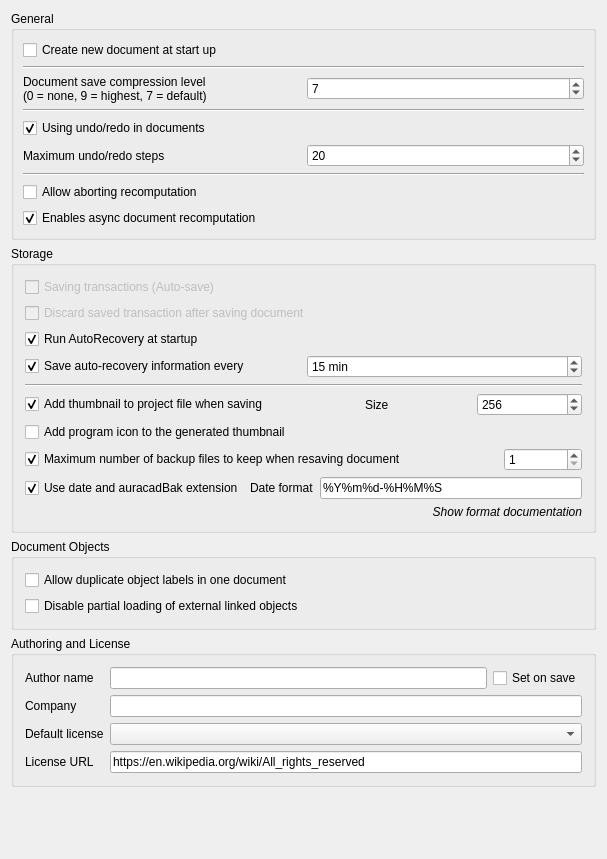
<?xml version="1.0" encoding="UTF-8"?>
<ui version="4.0">
 <class>Gui::Dialog::DlgSettingsDocument</class>
 <widget class="QWidget" name="Gui::Dialog::DlgSettingsDocument">
  <property name="geometry">
   <rect>
    <x>0</x>
    <y>0</y>
    <width>607</width>
    <height>859</height>
   </rect>
  </property>
  <property name="windowTitle">
   <string>Document</string>
  </property>
  <layout class="QGridLayout" name="gridLayout_3">
   <item row="0" column="0">
    <widget class="QGroupBox" name="GroupBox5">
     <property name="title">
      <string>General</string>
     </property>
     <layout class="QGridLayout" name="gridLayout_4">
      <property name="leftMargin">
       <number>9</number>
      </property>
      <property name="topMargin">
       <number>9</number>
      </property>
      <property name="rightMargin">
       <number>9</number>
      </property>
      <property name="bottomMargin">
       <number>9</number>
      </property>
      <property name="spacing">
       <number>6</number>
      </property>
      <item row="0" column="0">
       <widget class="Gui::PreauracadheckBox" name="preauracadheckNewDoc">
        <property name="toolTip">
         <string>The application will create a new document when started</string>
        </property>
        <property name="text">
         <string>Create new document at start up</string>
        </property>
        <property name="checked">
         <bool>false</bool>
        </property>
        <property name="prefEntry" stdset="0">
         <cstring>CreateNewDoc</cstring>
        </property>
        <property name="prefPath" stdset="0">
         <cstring>Document</cstring>
        </property>
       </widget>
      </item>
      <item row="1" column="0">
       <widget class="Line" name="line1">
        <property name="frameShape">
         <enum>QFrame::HLine</enum>
        </property>
        <property name="frameShadow">
         <enum>QFrame::Sunken</enum>
        </property>
        <property name="orientation">
         <enum>Qt::Horizontal</enum>
        </property>
       </widget>
      </item>
      <item row="2" column="0">
       <layout class="QHBoxLayout">
        <property name="spacing">
         <number>6</number>
        </property>
        <property name="leftMargin">
         <number>0</number>
        </property>
        <property name="topMargin">
         <number>0</number>
        </property>
        <property name="rightMargin">
         <number>0</number>
        </property>
        <property name="bottomMargin">
         <number>0</number>
        </property>
        <item>
         <widget class="QLabel" name="textLabel1">
          <property name="text">
           <string>Document save compression level
(0 = none, 9 = highest, 7 = default)</string>
          </property>
         </widget>
        </item>
        <item>
         <widget class="Gui::PrefSpinBox" name="preauracadompression">
          <property name="toolTip">
           <string>Compression level for auracadStd files</string>
          </property>
          <property name="value">
           <number>7</number>
          </property>
          <property name="prefEntry" stdset="0">
           <cstring>CompressionLevel</cstring>
          </property>
          <property name="prefPath" stdset="0">
           <cstring>Document</cstring>
          </property>
         </widget>
        </item>
       </layout>
      </item>
      <item row="3" column="0">
       <widget class="Line" name="line1_2">
        <property name="frameShape">
         <enum>QFrame::HLine</enum>
        </property>
        <property name="frameShadow">
         <enum>QFrame::Sunken</enum>
        </property>
        <property name="orientation">
         <enum>Qt::Horizontal</enum>
        </property>
       </widget>
      </item>
      <item row="4" column="0">
       <widget class="Gui::PreauracadheckBox" name="prefUndoRedo">
        <property name="toolTip">
         <string>All changes in documents are stored so that they can be undone/redone</string>
        </property>
        <property name="text">
         <string>Using undo/redo in documents</string>
        </property>
        <property name="checked">
         <bool>true</bool>
        </property>
        <property name="prefEntry" stdset="0">
         <cstring>UsingUndo</cstring>
        </property>
        <property name="prefPath" stdset="0">
         <cstring>Document</cstring>
        </property>
       </widget>
      </item>
      <item row="5" column="0">
       <layout class="QHBoxLayout">
        <property name="spacing">
         <number>6</number>
        </property>
        <property name="leftMargin">
         <number>0</number>
        </property>
        <property name="topMargin">
         <number>0</number>
        </property>
        <property name="rightMargin">
         <number>0</number>
        </property>
        <property name="bottomMargin">
         <number>0</number>
        </property>
        <item>
         <widget class="QLabel" name="textLabel1_2">
          <property name="text">
           <string>Maximum undo/redo steps</string>
          </property>
         </widget>
        </item>
        <item>
         <widget class="Gui::PrefSpinBox" name="prefUndoRedoSize">
          <property name="toolTip">
           <string>How many undo/redo steps should be recorded</string>
          </property>
          <property name="value">
           <number>20</number>
          </property>
          <property name="prefEntry" stdset="0">
           <cstring>MaxUndoSize</cstring>
          </property>
          <property name="prefPath" stdset="0">
           <cstring>Document</cstring>
          </property>
         </widget>
        </item>
       </layout>
      </item>
      <item row="6" column="0">
       <widget class="Line" name="line">
        <property name="orientation">
         <enum>Qt::Horizontal</enum>
        </property>
       </widget>
      </item>
      <item row="7" column="0">
       <widget class="Gui::PreauracadheckBox" name="preauracadanAbortRecompute">
        <property name="toolTip">
         <string>Allow user aborting document recomputation by pressing Esc.
This feature may slightly increase recomputation time.</string>
        </property>
        <property name="text">
         <string>Allow aborting recomputation</string>
        </property>
        <property name="prefEntry" stdset="0">
         <cstring>CanAbortRecompute</cstring>
        </property>
        <property name="prefPath" stdset="0">
         <cstring>Document</cstring>
        </property>
       </widget>
      </item>
      <item row="8" column="0">
       <widget class="Gui::PreauracadheckBox" name="prefEnableAsyncRecompute">
        <property name="toolTip">
         <string>This experimental feature allows more responsive GUI while recomputing features.</string>
        </property>
        <property name="checked">
         <bool>true</bool>
        </property>
        <property name="text">
         <string>Enables async document recomputation</string>
        </property>
        <property name="prefEntry" stdset="0">
         <cstring>EnableAsyncRecompute</cstring>
        </property>
        <property name="prefPath" stdset="0">
         <cstring>Document</cstring>
        </property>
       </widget>
      </item>
     </layout>
    </widget>
   </item>
   <item row="1" column="0">
    <widget class="QGroupBox" name="groupBox">
     <property name="title">
      <string>Storage</string>
     </property>
     <layout class="QGridLayout" name="gridLayout_2">
      <item row="9" column="0">
       <widget class="QLabel" name="FormatTimeDocsLabel">
        <property name="font">
         <font>
          <italic>true</italic>
         </font>
        </property>
        <property name="text">
         <string>Show format documentation</string>
        </property>
        <property name="alignment">
         <set>Qt::AlignRight|Qt::AlignTrailing|Qt::AlignVCenter</set>
        </property>
        <property name="openExternalLinks">
         <bool>true</bool>
        </property>
       </widget>
      </item>
      <item row="1" column="0">
       <widget class="Gui::PreauracadheckBox" name="prefDiscardTransaction">
        <property name="enabled">
         <bool>false</bool>
        </property>
        <property name="text">
         <string>Discard saved transaction after saving document</string>
        </property>
        <property name="prefEntry" stdset="0">
         <cstring>TransactionsDiscard</cstring>
        </property>
        <property name="prefPath" stdset="0">
         <cstring>Document</cstring>
        </property>
       </widget>
      </item>
      <item row="4" column="0">
       <widget class="Line" name="line1_2_3">
        <property name="frameShape">
         <enum>QFrame::HLine</enum>
        </property>
        <property name="frameShadow">
         <enum>QFrame::Sunken</enum>
        </property>
        <property name="orientation">
         <enum>Qt::Horizontal</enum>
        </property>
       </widget>
      </item>
      <item row="5" column="0">
       <layout class="QHBoxLayout" name="horizontalLayout_3">
        <property name="leftMargin">
         <number>0</number>
        </property>
        <property name="topMargin">
         <number>0</number>
        </property>
        <item>
         <widget class="Gui::PreauracadheckBox" name="prefSaveThumbnail">
          <property name="toolTip">
           <string>A thumbnail will be stored when document is saved</string>
          </property>
          <property name="text">
           <string>Add thumbnail to project file when saving</string>
          </property>
          <property name="checked">
           <bool>true</bool>
          </property>
          <property name="prefEntry" stdset="0">
           <cstring>SaveThumbnail</cstring>
          </property>
          <property name="prefPath" stdset="0">
           <cstring>Document</cstring>
          </property>
         </widget>
        </item>
        <item>
         <spacer>
          <property name="orientation">
           <enum>Qt::Horizontal</enum>
          </property>
          <property name="sizeType">
           <enum>QSizePolicy::Maximum</enum>
          </property>
          <property name="sizeHint" stdset="0">
           <size>
            <width>91</width>
            <height>20</height>
           </size>
          </property>
         </spacer>
        </item>
        <item>
         <widget class="QLabel" name="label_6">
          <property name="text">
           <string>Size</string>
          </property>
         </widget>
        </item>
        <item>
         <widget class="Gui::PrefSpinBox" name="prefThumbnailSize">
          <property name="toolTip">
           <string>Sets the size of the thumbnail that is stored in the document.
Common sizes are 128, 256 and 512.</string>
          </property>
          <property name="minimum">
           <number>64</number>
          </property>
          <property name="maximum">
           <number>512</number>
          </property>
          <property name="value">
           <number>256</number>
          </property>
          <property name="prefEntry" stdset="0">
           <cstring>ThumbnailSize</cstring>
          </property>
          <property name="prefPath" stdset="0">
           <cstring>Document</cstring>
          </property>
         </widget>
        </item>
       </layout>
      </item>
      <item row="7" column="0">
       <layout class="QHBoxLayout">
        <property name="spacing">
         <number>6</number>
        </property>
        <property name="leftMargin">
         <number>0</number>
        </property>
        <property name="topMargin">
         <number>0</number>
        </property>
        <property name="rightMargin">
         <number>0</number>
        </property>
        <property name="bottomMargin">
         <number>0</number>
        </property>
        <item>
         <widget class="Gui::PreauracadheckBox" name="prefSaveBackupFiles">
          <property name="toolTip">
           <string>How many backup files will be kept when saving document</string>
          </property>
          <property name="text">
           <string>Maximum number of backup files to keep when resaving document</string>
          </property>
          <property name="checked">
           <bool>true</bool>
          </property>
          <property name="prefEntry" stdset="0">
           <cstring>CreateBackupFiles</cstring>
          </property>
          <property name="prefPath" stdset="0">
           <cstring>Document</cstring>
          </property>
         </widget>
        </item>
        <item>
         <spacer>
          <property name="orientation">
           <enum>Qt::Horizontal</enum>
          </property>
          <property name="sizeType">
           <enum>QSizePolicy::Maximum</enum>
          </property>
          <property name="sizeHint" stdset="0">
           <size>
            <width>91</width>
            <height>20</height>
           </size>
          </property>
         </spacer>
        </item>
        <item>
         <widget class="Gui::PrefSpinBox" name="preauracadountBackupFiles">
          <property name="minimum">
           <number>1</number>
          </property>
          <property name="prefEntry" stdset="0">
           <cstring>CountBackupFiles</cstring>
          </property>
          <property name="prefPath" stdset="0">
           <cstring>Document</cstring>
          </property>
         </widget>
        </item>
       </layout>
      </item>
      <item row="2" column="0">
       <widget class="Gui::PreauracadheckBox" name="prefRecovery">
        <property name="toolTip">
         <string>If there is a recovery file available, the application will
automatically run a file recovery when it is started</string>
        </property>
        <property name="text">
         <string>Run AutoRecovery at startup</string>
        </property>
        <property name="checked">
         <bool>true</bool>
        </property>
        <property name="prefEntry" stdset="0">
         <cstring>RecoveryEnabled</cstring>
        </property>
        <property name="prefPath" stdset="0">
         <cstring>Document</cstring>
        </property>
       </widget>
      </item>
      <item row="0" column="0">
       <widget class="Gui::PreauracadheckBox" name="prefSaveTransaction">
        <property name="enabled">
         <bool>false</bool>
        </property>
        <property name="text">
         <string>Saving transactions (Auto-save)</string>
        </property>
        <property name="prefEntry" stdset="0">
         <cstring>SaveTransactions</cstring>
        </property>
        <property name="prefPath" stdset="0">
         <cstring>Document</cstring>
        </property>
       </widget>
      </item>
      <item row="6" column="0">
       <widget class="Gui::PreauracadheckBox" name="prefAddLogo">
        <property name="toolTip">
         <string>The program icon will be added to the thumbnail</string>
        </property>
        <property name="text">
         <string>Add program icon to the generated thumbnail</string>
        </property>
        <property name="checked">
         <bool>false</bool>
        </property>
        <property name="prefEntry" stdset="0">
         <cstring>AddThumbnailLogo</cstring>
        </property>
        <property name="prefPath" stdset="0">
         <cstring>Document</cstring>
        </property>
       </widget>
      </item>
      <item row="3" column="0">
       <layout class="QHBoxLayout" name="horizontalLayout">
        <item>
         <widget class="Gui::PreauracadheckBox" name="prefAutoSaveEnabled">
          <property name="toolTip">
           <string>How often a recovery file is written</string>
          </property>
          <property name="text">
           <string>Save auto-recovery information every</string>
          </property>
          <property name="checked">
           <bool>true</bool>
          </property>
          <property name="prefEntry" stdset="0">
           <cstring>AutoSaveEnabled</cstring>
          </property>
          <property name="prefPath" stdset="0">
           <cstring>Document</cstring>
          </property>
         </widget>
        </item>
        <item>
         <widget class="Gui::PrefSpinBox" name="prefAutoSaveTimeout">
          <property name="suffix">
           <string notr="true"> min</string>
          </property>
          <property name="minimum">
           <number>1</number>
          </property>
          <property name="maximum">
           <number>60</number>
          </property>
          <property name="value">
           <number>15</number>
          </property>
          <property name="prefEntry" stdset="0">
           <cstring>AutoSaveTimeout</cstring>
          </property>
          <property name="prefPath" stdset="0">
           <cstring>Document</cstring>
          </property>
         </widget>
        </item>
       </layout>
      </item>
      <item row="8" column="0">
       <layout class="QHBoxLayout">
        <property name="spacing">
         <number>6</number>
        </property>
        <property name="leftMargin">
         <number>0</number>
        </property>
        <property name="topMargin">
         <number>0</number>
        </property>
        <property name="rightMargin">
         <number>0</number>
        </property>
        <property name="bottomMargin">
         <number>0</number>
        </property>
        <item>
         <widget class="Gui::PreauracadheckBox" name="prefSaveBackupExtension">
          <property name="toolTip">
           <string>Backup files will get extension '.auracadbak' and file names
get date suffix according to the specified format</string>
          </property>
          <property name="text">
           <string>Use date and auracadBak extension</string>
          </property>
          <property name="checked">
           <bool>true</bool>
          </property>
          <property name="prefEntry" stdset="0">
           <cstring>UseauracadBakExtension</cstring>
          </property>
          <property name="prefPath" stdset="0">
           <cstring>Document</cstring>
          </property>
         </widget>
        </item>
        <item>
         <widget class="QLabel" name="label_5">
          <property name="text">
           <string>Date format</string>
          </property>
         </widget>
        </item>
        <item>
         <widget class="Gui::PrefLineEdit" name="prefSaveBackupDateFormat">
          <property name="text">
           <string notr="true">%Y%m%d-%H%M%S</string>
          </property>
          <property name="prefEntry" stdset="0">
           <cstring>SaveBackupDateFormat</cstring>
          </property>
          <property name="prefPath" stdset="0">
           <cstring>Document</cstring>
          </property>
         </widget>
        </item>
       </layout>
      </item>
     </layout>
    </widget>
   </item>
   <item row="2" column="0">
    <widget class="QGroupBox" name="groupBox_2">
     <property name="title">
      <string>Document Objects</string>
     </property>
     <layout class="QGridLayout" name="gridLayout">
      <item row="0" column="0">
       <widget class="Gui::PreauracadheckBox" name="prefDuplicateLabel">
        <property name="toolTip">
         <string>Allow objects to have same label</string>
        </property>
        <property name="text">
         <string>Allow duplicate object labels in one document</string>
        </property>
        <property name="prefEntry" stdset="0">
         <cstring>DuplicateLabels</cstring>
        </property>
        <property name="prefPath" stdset="0">
         <cstring>Document</cstring>
        </property>
       </widget>
      </item>
      <item row="1" column="0">
       <widget class="Gui::PreauracadheckBox" name="prefPartialLoading">
        <property name="toolTip">
         <string>Disable partial loading of external linked documents.
Then only referenced objects and their dependencies will be loaded
when a linked document is auto-opened together with the main document.
A partially loaded document cannot be edited. Double click the document
icon in the tree view to fully reload it.</string>
        </property>
        <property name="text">
         <string>Disable partial loading of external linked objects</string>
        </property>
        <property name="prefEntry" stdset="0">
         <cstring>NoPartialLoading</cstring>
        </property>
        <property name="prefPath" stdset="0">
         <cstring>Document</cstring>
        </property>
       </widget>
      </item>
     </layout>
    </widget>
   </item>
   <item row="3" column="0">
    <widget class="QGroupBox" name="groupBox_3">
     <property name="title">
      <string>Authoring and License</string>
     </property>
     <layout class="QGridLayout" name="gridLayout_5">
      <item row="0" column="0">
       <widget class="QLabel" name="label_3">
        <property name="text">
         <string>Author name</string>
        </property>
       </widget>
      </item>
      <item row="0" column="1">
       <widget class="Gui::PrefLineEdit" name="prefAuthor">
        <property name="toolTip">
         <string>All documents that will be created will get the specified author name.
Keep blank for anonymous.
You can also use the form: John Doe &lt;john@doe.com&gt;</string>
        </property>
        <property name="prefEntry" stdset="0">
         <cstring>prefAuthor</cstring>
        </property>
        <property name="prefPath" stdset="0">
         <cstring>Document</cstring>
        </property>
       </widget>
      </item>
      <item row="0" column="2">
       <widget class="Gui::PreauracadheckBox" name="prefSetAuthorOnSave">
        <property name="toolTip">
         <string>The field 'Last modified by' will be set to specified author when saving the file</string>
        </property>
        <property name="text">
         <string>Set on save</string>
        </property>
        <property name="prefEntry" stdset="0">
         <cstring>prefSetAuthorOnSave</cstring>
        </property>
        <property name="prefPath" stdset="0">
         <cstring>Document</cstring>
        </property>
       </widget>
      </item>
      <item row="1" column="0">
       <widget class="QLabel" name="label_4">
        <property name="text">
         <string>Company</string>
        </property>
       </widget>
      </item>
      <item row="1" column="1" colspan="2">
       <widget class="Gui::PrefLineEdit" name="preauracadompany">
        <property name="toolTip">
         <string>Default company name to use for new files</string>
        </property>
        <property name="prefEntry" stdset="0">
         <cstring>preauracadompany</cstring>
        </property>
        <property name="prefPath" stdset="0">
         <cstring>Document</cstring>
        </property>
       </widget>
      </item>
      <item row="2" column="0">
       <widget class="QLabel" name="label">
        <property name="text">
         <string>Default license</string>
        </property>
       </widget>
      </item>
      <item row="2" column="1" colspan="2">
       <widget class="Gui::PreauracadomboBox" name="prefLicenseType">
        <property name="enabled">
         <bool>true</bool>
        </property>
        <property name="toolTip">
         <string>Default license for new documents</string>
        </property>
        <property name="editable">
         <bool>false</bool>
        </property>
        <property name="prefEntry" stdset="0">
         <cstring>prefLicenseType</cstring>
        </property>
        <property name="prefPath" stdset="0">
         <cstring>Document</cstring>
        </property>
       </widget>
      </item>
      <item row="3" column="0">
       <widget class="QLabel" name="label_2">
        <property name="text">
         <string>License URL</string>
        </property>
       </widget>
      </item>
      <item row="3" column="1" colspan="2">
       <widget class="Gui::PrefLineEdit" name="prefLicenseUrl">
        <property name="toolTip">
         <string>URL describing more about the license</string>
        </property>
        <property name="text">
         <string notr="true">https://en.wikipedia.org/wiki/All_rights_reserved</string>
        </property>
        <property name="readOnly">
         <bool>false</bool>
        </property>
        <property name="prefEntry" stdset="0">
         <cstring>prefLicenseUrl</cstring>
        </property>
        <property name="prefPath" stdset="0">
         <cstring>Document</cstring>
        </property>
       </widget>
      </item>
     </layout>
    </widget>
   </item>
   <item row="4" column="0">
    <spacer>
     <property name="orientation">
      <enum>Qt::Vertical</enum>
     </property>
     <property name="sizeHint" stdset="0">
      <size>
       <width>429</width>
       <height>37</height>
      </size>
     </property>
    </spacer>
   </item>
  </layout>
 </widget>
 <layoutdefault spacing="6" margin="11"/>
 <customwidgets>
  <customwidget>
   <class>Gui::PrefSpinBox</class>
   <extends>QSpinBox</extends>
   <header>Gui/PrefWidgets.h</header>
  </customwidget>
  <customwidget>
   <class>Gui::PreauracadheckBox</class>
   <extends>QCheckBox</extends>
   <header>Gui/PrefWidgets.h</header>
  </customwidget>
  <customwidget>
   <class>Gui::PreauracadomboBox</class>
   <extends>QComboBox</extends>
   <header>Gui/PrefWidgets.h</header>
  </customwidget>
  <customwidget>
   <class>Gui::PrefLineEdit</class>
   <extends>QLineEdit</extends>
   <header>Gui/PrefWidgets.h</header>
  </customwidget>
 </customwidgets>
 <resources/>
 <connections>
  <connection>
   <sender>prefSaveBackupFiles</sender>
   <signal>toggled(bool)</signal>
   <receiver>preauracadountBackupFiles</receiver>
   <slot>setEnabled(bool)</slot>
   <hints>
    <hint type="sourcelabel">
     <x>150</x>
     <y>525</y>
    </hint>
    <hint type="destinationlabel">
     <x>584</x>
     <y>527</y>
    </hint>
   </hints>
  </connection>
  <connection>
   <sender>prefAutoSaveEnabled</sender>
   <signal>toggled(bool)</signal>
   <receiver>prefAutoSaveTimeout</receiver>
   <slot>setEnabled(bool)</slot>
   <hints>
    <hint type="sourcelabel">
     <x>218</x>
     <y>385</y>
    </hint>
    <hint type="destinationlabel">
     <x>582</x>
     <y>387</y>
    </hint>
   </hints>
  </connection>
  <connection>
   <sender>prefSaveBackupFiles</sender>
   <signal>toggled(bool)</signal>
   <receiver>prefSaveBackupExtension</receiver>
   <slot>setEnabled(bool)</slot>
   <hints>
    <hint type="sourcelabel">
     <x>280</x>
     <y>525</y>
    </hint>
    <hint type="destinationlabel">
     <x>204</x>
     <y>559</y>
    </hint>
   </hints>
  </connection>
  <connection>
   <sender>prefSaveBackupFiles</sender>
   <signal>toggled(bool)</signal>
   <receiver>prefSaveBackupDateFormat</receiver>
   <slot>setEnabled(bool)</slot>
   <hints>
    <hint type="sourcelabel">
     <x>326</x>
     <y>525</y>
    </hint>
    <hint type="destinationlabel">
     <x>584</x>
     <y>560</y>
    </hint>
   </hints>
  </connection>
  <connection>
   <sender>prefSaveThumbnail</sender>
   <signal>toggled(bool)</signal>
   <receiver>prefThumbnailSize</receiver>
   <slot>setEnabled(bool)</slot>
   <hints>
    <hint type="sourcelabel">
     <x>313</x>
     <y>412</y>
    </hint>
    <hint type="destinationlabel">
     <x>398</x>
     <y>452</y>
    </hint>
   </hints>
  </connection>
 </connections>
</ui>
